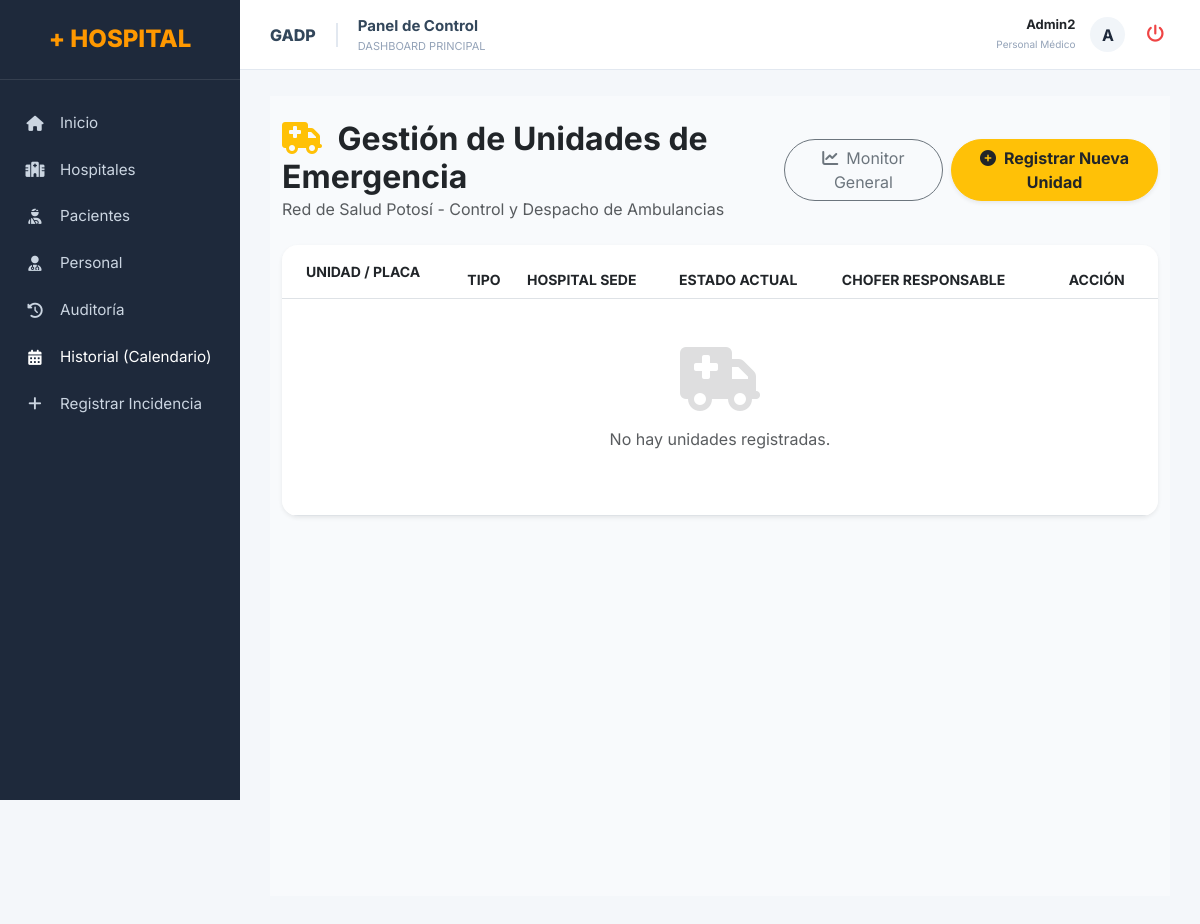
/hospital/ambulancias/ (signed in), run on an earlier commit of the app's database.
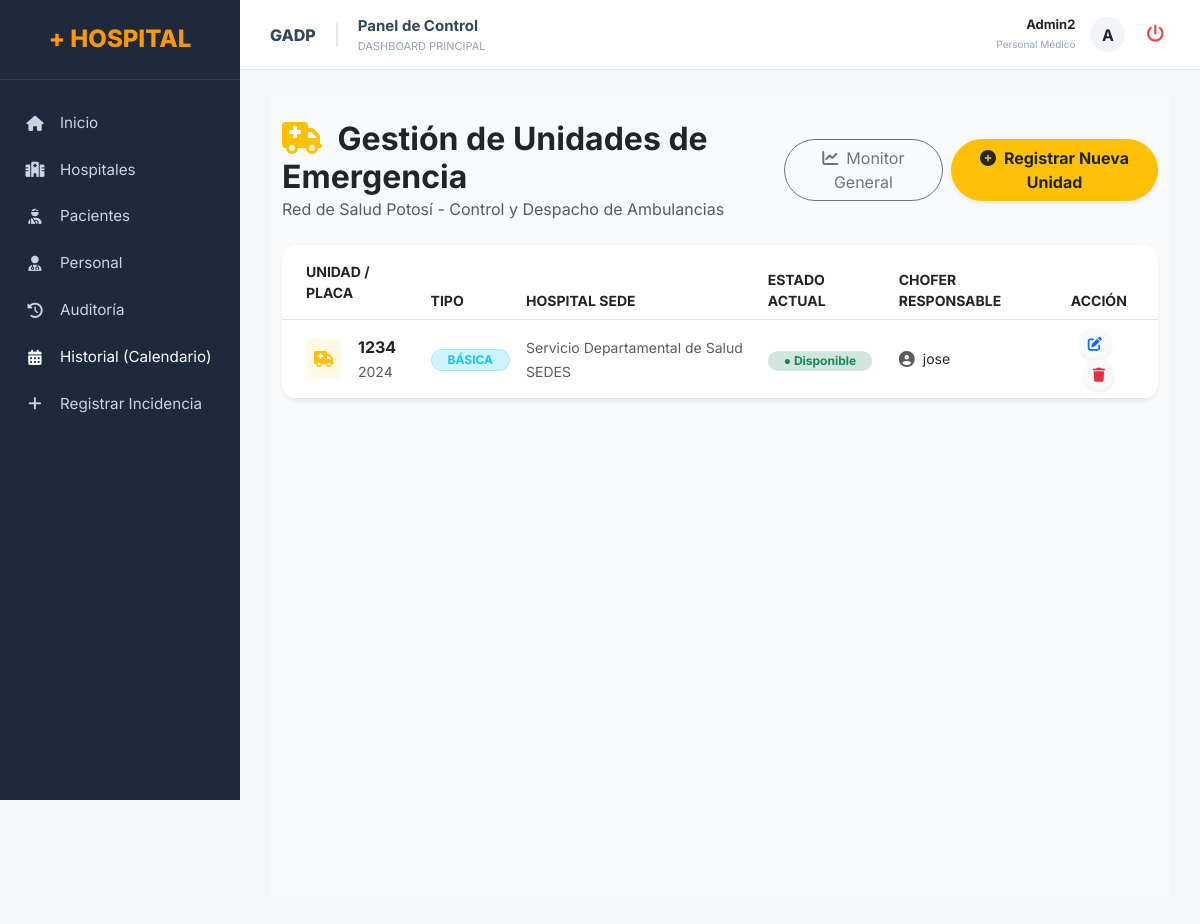
And on a later commit of the database.
### hospital/models.py (models this page shows, shortened)
class Ambulancia(models.Model):
    TIPOS = [
        ('BÁSICA', 'Básica'),
        ('AVANZADA', 'Avanzada'),
        ('TERAPIA', 'Terapia Intensiva') # Añadimos uno más para la tesis
    ]
    ESTADOS_UNIDAD = [
        ('DISPONIBLE', 'Disponible'),
        ('EN_CAMINO', 'En Camino / Traslado'),
        ('MANTENIMIENTO', 'En Mantenimiento')
    ]
    placa = models.CharField(max_length=15, unique=True)
    modelo = models.CharField(max_length=50)
    tipo = models.CharField(max_length=20, choices=TIPOS, default='BÁSICA')
    hospital = models.ForeignKey(Hospital, on_delete=models.CASCADE, related_name='ambulancias')
    chofer_asignado = models.OneToOneField(
        settings.AUTH_USER_MODEL,
        on_delete=models.SET_NULL,
        null=True,
        blank=True,
        related_name='ambulancia_personal'
    )
    nombre_chofer_manual = models.CharField(
        max_length=200,
        blank=True,
        null=True,
        verbose_name="Nombre Completo del Chofer"
    )
    estado = models.CharField(max_length=20, choices=ESTADOS_UNIDAD, default='DISPONIBLE')
    class Meta:
        verbose_name = "Ambulancia"
        verbose_name_plural = "Ambulancias"

### superadmi/models.py (models this page shows, shortened)
class Hospital(models.Model):
    nombre = models.CharField(max_length=200)
    nivel = models.IntegerField(choices=[(1, '1er Nivel'), (2, '2do Nivel'), (3, '3er Nivel')], default=1)
    direccion = models.TextField()
    telefono = models.CharField(max_length=20, null=True, blank=True)
    email = models.EmailField(max_length=100, null=True, blank=True)
    capacidad_camas = models.IntegerField(default=0)
    estado = models.BooleanField(default=True)

### hospital/views.py (the view)
# urls.py: path('ambulancias/', views.gestion_ambulancias, name='ambulancias'),
@login_required
@solo_roles(['ADMIN', 'DOCTOR', 'SUPERADMIN'])
def gestion_ambulancias(request):
    estado_filtro = request.GET.get('estado') # Captura el clic del botón de color
    paciente_id = request.GET.get('paciente_id')
    paciente_obj = None
    unidades = Ambulancia.objects.all()
    if paciente_id:
        from django.shortcuts import get_object_or_404
        paciente_obj = get_object_or_404(Paciente, id=paciente_id)
        unidades = Ambulancia.objects.all()
    if estado_filtro == 'disponibles':
        unidades = unidades.filter(estado='DISPONIBLE')
    elif estado_filtro == 'movimiento':
        unidades = unidades.filter(estado='EN_CAMINO')
    elif request.user.rol != 'ADMIN' and not paciente_id:
        unidades = unidades.filter(hospital=request.user.hospital)
    return render(request, 'hospital/ambulancias.html', {
        'hospital_unidades': unidades,
        'paciente_seleccion': paciente_obj, # No olvides pasar esto para el HTML
        'hospitales_lista': Hospital.objects.all(),
        'personal_choferes': Usuario.objects.all(),
        'titulo_listado': f"Unidades {estado_filtro.capitalize()}" if estado_filtro else "Gestión de Unidades"
    })

### hospital/templates/hospital/ambulancias.html (shortened to what the changed rows need)
{% extends 'superadmi/base.html' %}
{% load static %}
{% block content %}
<div class="container-fluid py-4" style="background-color: #f8fafc; min-height: 100vh;">
    <div class="d-flex justify-content-between align-items-center mb-4">
        <div>
            <h2 class="fw-bold text-dark mb-0">
                <i class="fas fa-truck-medical text-warning me-2"></i>
                {% if paciente_seleccion %}
                    Asignar Unidad a: <span class="text-primary">{{ paciente_seleccion.nombre_completo }}</span>
                {% else %}
                    Gestión de Unidades de Emergencia
                {% endif %}
            </h2>
        </div>
    </div>
    <div class="card border-0 shadow-sm rounded-4 overflow-hidden">
        <div class="card-body p-0">
            <div class="table-responsive">
                <table class="table table-hover align-middle mb-0">
                    <thead class="bg-light text-uppercase small fw-bold">
                        <tr>
                            <th class="ps-4 py-3">Unidad / Placa</th>
                            <th>Tipo</th>
                            <th>Hospital Sede</th>
                            <th>Estado Actual</th>
                            <th>Chofer Responsable</th>
                            <th class="text-center pe-4">Acción</th>
                        </tr>
                    </thead>
                    <tbody>
                        {% for unidad in hospital_unidades %}
                        <tr>
                            <td class="ps-4">
                                <div class="d-flex align-items-center">
                                    <div class="bg-warning bg-opacity-10 p-2 rounded-3 me-3">
                                        <i class="fas fa-ambulance text-warning"></i>
                                    </div>
                                    <div>
                                        <span class="fw-bold text-dark d-block">{{ unidad.placa }}</span>
                                        <small class="text-muted">{{ unidad.modelo|default:"Unidad Estándar" }}</small>
                                    </div>
                                </div>
                            </td>
                            <td>
                                <span class="badge bg-info-subtle text-info border border-info-subtle px-3 rounded-pill">
                                    {{ unidad.tipo|upper }}
                                </span>
                            </td>
                            <td><span class="small text-muted">{{ unidad.hospital.nombre }}</span></td>
                            <td>
                                {% if unidad.estado == 'DISPONIBLE' %}
                                    <span class="badge bg-success-subtle text-success px-3 rounded-pill">● Disponible</span>
                                {% elif unidad.estado == 'EN_CAMINO' %}
                                    <span class="badge bg-warning-subtle text-warning px-3 rounded-pill">● En Servicio</span>
                                {% else %}
                                    <span class="badge bg-danger-subtle text-danger px-3 rounded-pill">● Fuera de Servicio</span>
                                {% endif %}
                            </td>
                            <td>
                                <div class="d-flex align-items-center">
                                    <i class="fas fa-user-circle text-muted me-2"></i>
                                    <span class="small">
                                        {% if unidad.nombre_chofer_manual %}
                                            {{ unidad.nombre_chofer_manual }}
                                        {% else %}
                                            <span class="text-muted italic">No asignado</span>
                                        {% endif %}
                                    </span>
                                </div>
                            </td>
                            <td class="text-center pe-4">
                                {% if paciente_seleccion %}
                                    {% if unidad.estado == 'DISPONIBLE' %}
                                        <a href="{% url 'hospital:vincular_ambulancia' paciente_seleccion.id unidad.id %}"
                                           class="btn btn-primary btn-sm rounded-pill px-4 shadow-sm fw-bold">
                                            Asignar Ahora
                                        </a>
                                    {% else %}
                                        <button class="btn btn-light btn-sm rounded-pill px-4 disabled">Ocupada</button>
                                    {% endif %}
                                {% else %}
                                    <button class="btn btn-sm btn-light rounded-circle shadow-sm me-2" data-bs-toggle="modal" data-bs-target="#modalEditar{{ unidad.id }}">
                                        <i class="fas fa-edit text-primary"></i>
                                    </button>
                                    <button class="btn btn-sm btn-light rounded-circle shadow-sm" data-bs-toggle="modal" data-bs-target="#modalEliminar{{ unidad.id }}">
                                        <i class="fas fa-trash text-danger"></i>
                                    </button>
                                {% endif %}
                            </td>
                        </tr>
                        {% empty %}
                        <tr>
                            <td colspan="6" class="text-center py-5">
                                <i class="fas fa-ambulance fa-4x text-muted mb-3" style="opacity: 0.2;"></i>
                                <p class="text-muted">No hay unidades registradas.</p>
                            </td>
                        </tr>
                        {% endfor %}
                    </tbody>
                </table>
            </div>
        </div>
    </div>
</div>
{% endblock %}

What changed in the data, as far as the page shows it:
added Ambulancia: placa "1234", modelo "2024", tipo "BÁSICA", hospital.nombre "Servicio Departamental de Salud SEDES", estado "● Disponible", nombre_chofer_manual "jose"
Also different on the page:
text no longer shown: "No hay unidades registradas."
